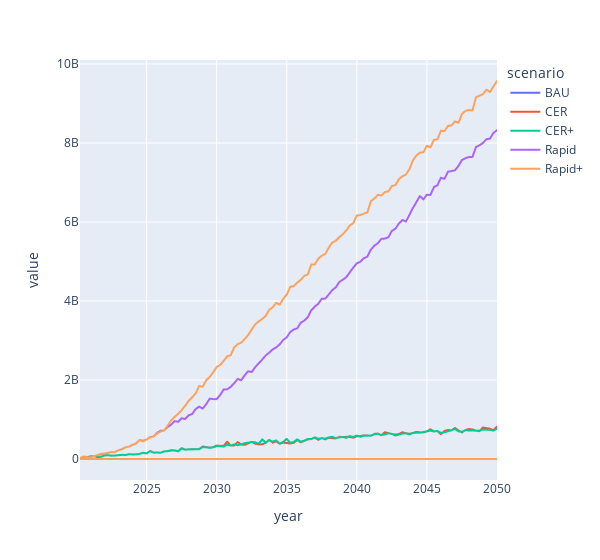

Notebook source saved alongside this figure:
### Code cell
import plotly.express as px
subsidies_plot_df = scenario_subsidies.groupby(["year","scenario"])[["hp specific cost", "Cumulative subsidy amount (CAD)"]].mean()
px.line(subsidies_plot_df.reset_index(), x="year", y=["Cumulative subsidy amount (CAD)","hp specific cost"], color="scenario", template="plotly", width=600)
